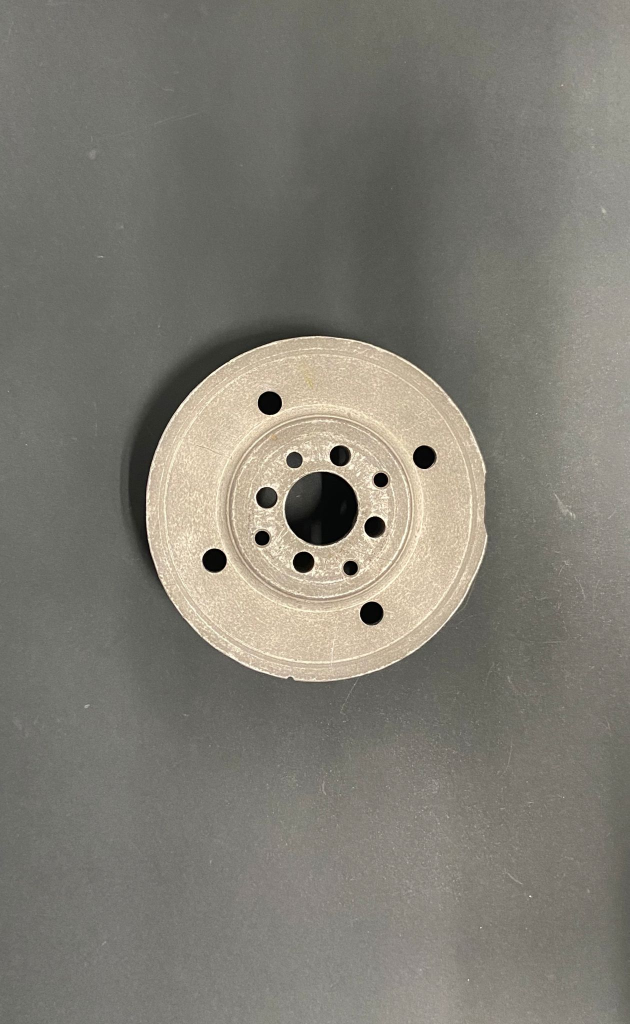
#> input picture cap.jpeg, 1259 x 2048 px, given in place of the camera (shown at 1/2 size)
$ python getPoints.py
#> lines starting #> are read from the running program, lines starting #| are printed output that depends on the picture; after the words box and inside, x2 and y2 are one past the last pixel; in counts of white or black regions, pixels touching at a corner belong together
import cv2
import numpy as np
import json

class NpEncoder(json.JSONEncoder):
    def default(self, obj):
        if isinstance(obj, np.integer):
            return int(obj)
        if isinstance(obj, np.floating):
            return float(obj)
        if isinstance(obj, np.ndarray):
            return obj.tolist()
        return super(NpEncoder, self).default(obj)

def cm2px(coords):
    aruco = 0.025
    px = abs(coords[0][0] - coords[1][0])

    return aruco / px if px != 0 else 0

def convert(point, factou):
    point_ref = (1001, 206)
    X_ref = point[0] - point_ref[0]
    Y_ref = point[1] - point_ref[1]

    return (X_ref * factou, Y_ref * factou)


cap = cv2.VideoCapture(2)
aruco_dict = cv2.aruco.Dictionary_get(cv2.aruco.DICT_6X6_250)
parameters = cv2.aruco.DetectorParameters_create()

ret, frame = cap.read()
#> frame is the input picture: shape (2048, 1259, 3); mean B, G, R 115.7, 124.7, 127.5
gray = cv2.cvtColor(frame, cv2.COLOR_BGR2GRAY)
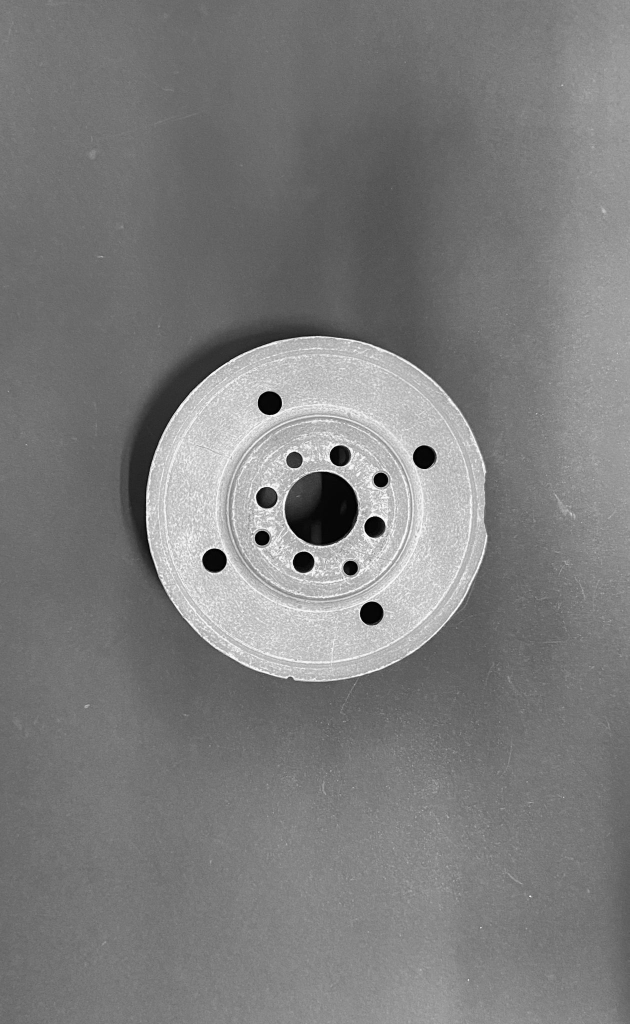
#> gray: shape (2048, 1259) (shown at 1/2 size); min 0, max 254, mean 124.6

corners_aruco, ids_aruco, _ = cv2.aruco.detectMarkers(gray, aruco_dict, parameters=parameters)
#> corners_aruco = (); ids_aruco = None
coordinates_aruco = []

if ids_aruco is not None:
    cv2.aruco.drawDetectedMarkers(frame, corners_aruco, ids_aruco)

    for marker_id, corner in zip(ids_aruco, corners_aruco):
        x, y = np.mean(corner[0], axis=0)
        coordinates_aruco.append((int(x), int(y)))

        x_bottom_left, y_bottom_left = corner[0][0]
        coordinates_aruco.append((int(x_bottom_left), int(y_bottom_left)))

        cv2.circle(frame, (int(x), int(y)), 5, (255, 0, 0), -1)
        cv2.circle(frame, (int(x_bottom_left), int(y_bottom_left)), 5, (255, 0, 0), -1)

circles = cv2.HoughCircles(
    gray,
    cv2.HOUGH_GRADIENT,
    dp=1,
    minDist=50,
    param1=50,
    param2=30,
    minRadius=5,
    maxRadius=30
)
#> circles = 255 rows, first 8: [743.5, 1226.5, 23.8], [533.5, 995.5, 21.6], [461.5, 861.5, 29.4], [394.5, 854.5, 29.4], [803.5, 1757.5, 29.4], [790.5, 776.5, 29.3], [877.5, 998.5, 29.4], [1144.5, 1125.5, 29.4]

coordinates_circles = []

if circles is not None:
    circles = np.uint16(np.around(circles))
#> circles = 255 rows, first 8: [744, 1226, 24], [534, 996, 22], [462, 862, 29], [394, 854, 29], [804, 1758, 29], [790, 776, 29], [878, 998, 29], [1144, 1126, 29]

    for i in circles[0, :]:
        x, y = i[0], i[1]
        coordinates_circles.append((x, y))
        cv2.circle(frame, (x, y), i[2], (0, 255, 0), 2)
        cv2.circle(frame, (x, y), 2, (0, 0, 255), 3)
#> this loop made 255 passes
#> (i, x, y) on passes 1 to 3: ([744, 1226, 24], 744, 1226), ([534, 996, 22], 534, 996), ([462, 862, 29], 462, 862)
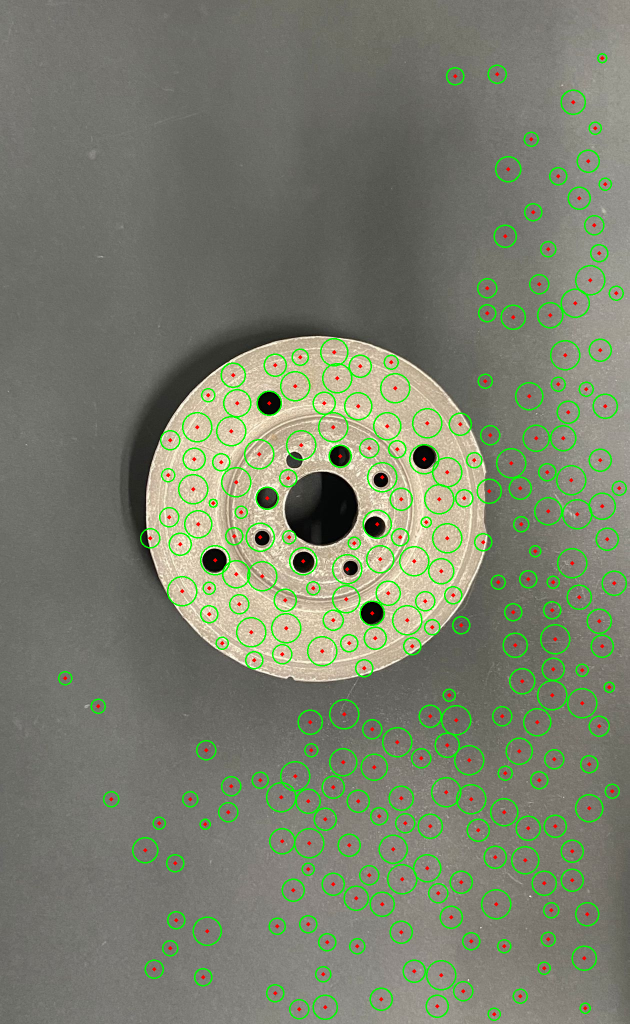
#> frame: shape (2048, 1259, 3) (shown at 1/2 size); 4.38% of pixels changed, all inside (x1, y1, x2, y2) = (116, 106, 1254, 2042)
#> after the loop, coordinates_circles = 255 pairs, first value 130 to 1238, second value 116 to 2028

with open('pose_aruco.json', 'w') as json_file_aruco:
    json.dump(coordinates_aruco, json_file_aruco,cls=NpEncoder)

with open('pose_circles.json', 'w') as json_file_circles:
    json.dump(coordinates_circles, json_file_circles, cls=NpEncoder)

for coord_circles in coordinates_circles:
    if coordinates_aruco:  # Check if coordinates_aruco is not empty
        pixeles_centros = convert(coord_circles, cm2px(coordinates_aruco))
#> this loop made 255 passes
#> coord_circles on passes 1 to 3: (744, 1226), (534, 996), (462, 862)
        #cv2.line(frame, coord_circles, coordinates_aruco[1], (0, 0, 255), 2)

gray = cv2.cvtColor(frame, cv2.COLOR_BGR2GRAY)
corners_aruco, ids_aruco, _ = cv2.aruco.detectMarkers(gray, aruco_dict, parameters=parameters)
coordinates_aruco = []

if ids_aruco is not None:
    cv2.aruco.drawDetectedMarkers(frame, corners_aruco, ids_aruco)

    for marker_id, corner in zip(ids_aruco, corners_aruco):
        x, y = np.mean(corner[0], axis=0)
        coordinates_aruco.append((int(x), int(y)))

        x_bottom_left, y_bottom_left = corner[0][0]
        coordinates_aruco.append((int(x_bottom_left), int(y_bottom_left)))

        cv2.circle(frame, (int(x), int(y)), 5, (255, 0, 0), -1)
        cv2.circle(frame, (int(x_bottom_left), int(y_bottom_left)), 5, (255, 0, 0), -1)

cv2.imshow('img', frame)
cv2.waitKey()
cv2.destroyAllWindows()
